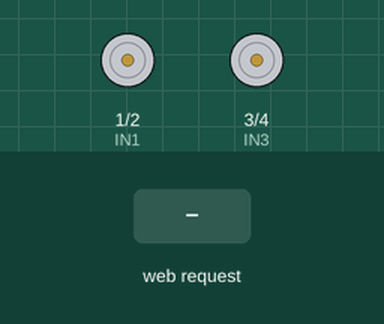
Recording of a sketch running on a simulated ESP32. On the bench: motor-driver pin pairs drawn as motors (green arrow = first pin HIGH = forward, orange = second pin HIGH = backward, longer = more drive, scaled by the enable pin). The test bench sets the inputs (shaded band). What the sketch prints to the serial monitor is not drawn.

Above: at 1.2 s.
1.3 s: HTTP request GET /forward received
At 2.5 s:
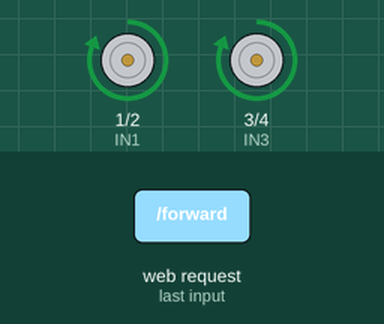
2.8 s: HTTP request GET /backward received
At 3.7 s:
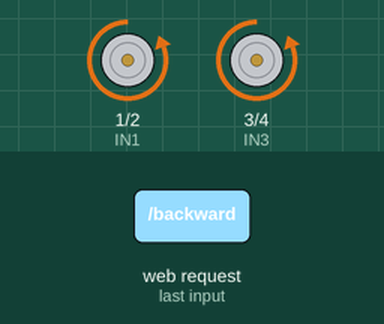
4.3 s: HTTP request GET /left received
At 4.8 s:
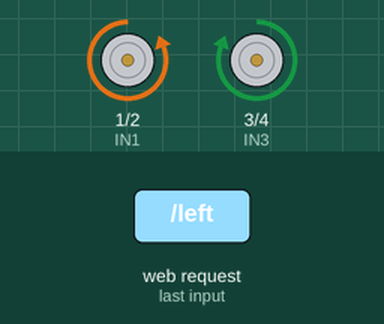
5.8 s: HTTP request GET /right received
At 7.0 s:
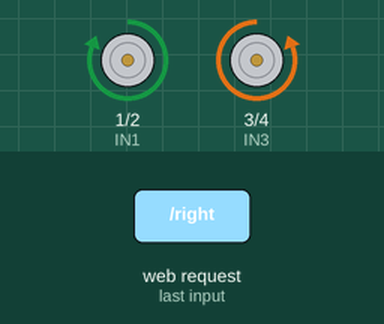
7.3 s: HTTP request GET /stop received
At 8.3 s:
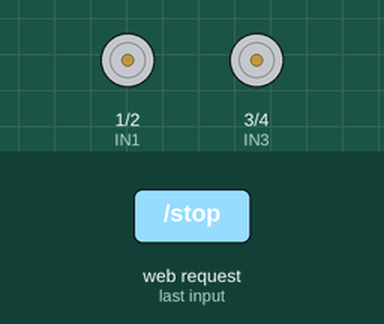
Timing chart, 0 to 9.8 s (numbered marks = the images above; inputs shaded):
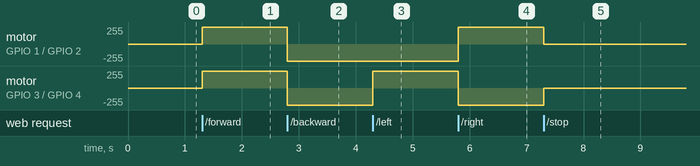

The sketch:

wifi_controlled_car.ino
```cpp
#include <WiFi.h>
#include <WebServer.h>

const char* ssid = "RIYA";
const char* password = "riya1234";

WebServer server(80);

// Motor Pins
#define IN1 D0
#define IN2 D1
#define IN3 D2
#define IN4 D3
#define ENA D4
#define ENB D5

void stopMotors() {
  digitalWrite(IN1, LOW);
  digitalWrite(IN2, LOW);
  digitalWrite(IN3, LOW);
  digitalWrite(IN4, LOW);
}

void forward() {
  digitalWrite(IN1, HIGH);
  digitalWrite(IN2, LOW);

  digitalWrite(IN3, HIGH);
  digitalWrite(IN4, LOW);
}

void backward() {
  digitalWrite(IN1, LOW);
  digitalWrite(IN2, HIGH);

  digitalWrite(IN3, LOW);
  digitalWrite(IN4, HIGH);
}

void left() {
  digitalWrite(IN1, LOW);
  digitalWrite(IN2, HIGH);

  digitalWrite(IN3, HIGH);
  digitalWrite(IN4, LOW);
}

void right() {
  digitalWrite(IN1, HIGH);
  digitalWrite(IN2, LOW);

  digitalWrite(IN3, LOW);
  digitalWrite(IN4, HIGH);
}

void handleRoot() {
  String page = R"rawliteral(
<!DOCTYPE html>
<html>
<head>
<meta name="viewport" content="width=device-width, initial-scale=1">
<title>ESP32 Robot</title>
<style>
body{
  text-align:center;
  font-family:Arial;
}
button{
  width:120px;
  height:80px;
  font-size:20px;
  margin:8px;
}
</style>
</head>
<body>

<h2>WiFi Robot Control</h2>

<p><a href="/forward"><button>Forward</button></a></p>

<p>
<a href="/left"><button>Left</button></a>
<a href="/stop"><button>Stop</button></a>
<a href="/right"><button>Right</button></a>
</p>

<p><a href="/backward"><button>Backward</button></a></p>

</body>
</html>
)rawliteral";

  server.send(200, "text/html", page);
}

void setup() {

  pinMode(IN1, OUTPUT);
  pinMode(IN2, OUTPUT);
  pinMode(IN3, OUTPUT);
  pinMode(IN4, OUTPUT);
  pinMode(ENA, OUTPUT);
  pinMode(ENB, OUTPUT);

  digitalWrite(ENA, HIGH);
  digitalWrite(ENB, HIGH);

  stopMotors();

  Serial.begin(115200);

  WiFi.softAP(ssid, password);

  Serial.println("WiFi Started");
  Serial.print("IP: ");
  Serial.println(WiFi.softAPIP());

  server.on("/", handleRoot);

  server.on("/forward", []() {
    forward();
    server.sendHeader("Location", "/");
    server.send(303);
  });

  server.on("/backward", []() {
    backward();
    server.sendHeader("Location", "/");
    server.send(303);
  });

  server.on("/left", []() {
    left();
    server.sendHeader("Location", "/");
    server.send(303);
  });

  server.on("/right", []() {
    right();
    server.sendHeader("Location", "/");
    server.send(303);
  });

  server.on("/stop", []() {
    stopMotors();
    server.sendHeader("Location", "/");
    server.send(303);
  });

  server.begin();
}

void loop() {
  server.handleClient();
}
```

Measured:
- after the input at 1.3 s, motor on GPIO 1 (IN1) / GPIO 2 (IN2), motor on GPIO 3 (IN3) / GPIO 4 (IN4): stopped → forward 255/255 at once
- after the input at 2.8 s, motor on GPIO 1 (IN1) / GPIO 2 (IN2), motor on GPIO 3 (IN3) / GPIO 4 (IN4): forward 255/255 → backward 255/255 at once
- after the input at 4.3 s, motor on GPIO 3 (IN3) / GPIO 4 (IN4): backward 255/255 → forward 255/255 at once
- after the input at 5.8 s, motor on GPIO 1 (IN1) / GPIO 2 (IN2): backward 255/255 → forward 255/255 at once; motor on GPIO 3 (IN3) / GPIO 4 (IN4): forward 255/255 → backward 255/255 at once
- after the input at 7.3 s, motor on GPIO 1 (IN1) / GPIO 2 (IN2): forward 255/255 → stopped at once; motor on GPIO 3 (IN3) / GPIO 4 (IN4): backward 255/255 → stopped at once
